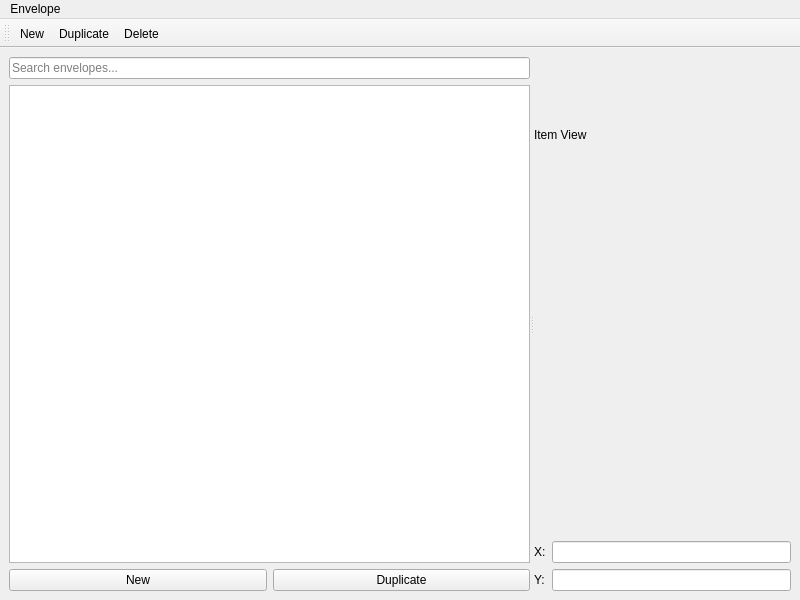
<?xml version="1.0" encoding="UTF-8"?>
<ui version="4.0">
 <class>EnvelopeLibraryWindow</class>
 <widget class="QMainWindow" name="EnvelopeLibraryWindow">
  <property name="geometry">
   <rect>
    <x>0</x>
    <y>0</y>
    <width>800</width>
    <height>600</height>
   </rect>
  </property>
  <property name="windowTitle">
   <string>Envelope Library</string>
  </property>
  <widget class="QWidget" name="centralwidget">
   <layout class="QHBoxLayout" name="horizontalLayout">
    <item>
     <widget class="QSplitter" name="splitter">
      <property name="orientation">
       <enum>Qt::Horizontal</enum>
      </property>
      <widget class="QWidget" name="leftWidget">
       <layout class="QVBoxLayout" name="leftLayout">
        <item>
         <widget class="QLineEdit" name="searchEdit">
          <property name="placeholderText">
           <string>Search envelopes...</string>
          </property>
         </widget>
        </item>
        <item>
         <widget class="QTreeView" name="envelopeTreeView"/>
        </item>
        <item>
         <layout class="QHBoxLayout" name="buttonLayout">
          <item>
           <widget class="QPushButton" name="newButton">
            <property name="text">
             <string>New</string>
            </property>
           </widget>
          </item>
          <item>
           <widget class="QPushButton" name="duplicateButton">
            <property name="text">
             <string>Duplicate</string>
            </property>
           </widget>
          </item>
         </layout>
        </item>
       </layout>
      </widget>
      <widget class="QWidget" name="rightWidget">
       <layout class="QVBoxLayout" name="rightLayout">
        <item>
         <widget class="QLabel" name="itemLabel">
          <property name="text">
           <string>Item View</string>
          </property>
         </widget>
        </item>
        <item>
         <widget class="QWidget" name="itemViewWidget"/>
        </item>
        <item>
         <widget class="QWidget" name="drawingAreaWidget"/>
        </item>
        <item>
         <layout class="QGridLayout" name="valueLayout">
          <item row="0" column="0">
           <widget class="QLabel" name="xLabel">
            <property name="text">
             <string>X:</string>
            </property>
           </widget>
          </item>
          <item row="0" column="1">
           <widget class="QLineEdit" name="xValueEdit"/>
          </item>
          <item row="1" column="0">
           <widget class="QLabel" name="yLabel">
            <property name="text">
             <string>Y:</string>
            </property>
           </widget>
          </item>
          <item row="1" column="1">
           <widget class="QLineEdit" name="yValueEdit"/>
          </item>
         </layout>
        </item>
       </layout>
      </widget>
     </widget>
    </item>
   </layout>
  </widget>
  <widget class="QMenuBar" name="menubar">
   <property name="geometry">
    <rect>
     <x>0</x>
     <y>0</y>
     <width>800</width>
     <height>24</height>
    </rect>
   </property>
   <widget class="QMenu" name="menuEnvelope">
    <property name="title">
     <string>Envelope</string>
    </property>
    <addaction name="actionNew"/>
    <addaction name="actionDuplicate"/>
    <addaction name="actionDelete"/>
   </widget>
   <addaction name="menuEnvelope"/>
  </widget>
  <widget class="QToolBar" name="toolBar">
   <property name="windowTitle">
    <string>toolBar</string>
   </property>
   <attribute name="toolBarArea">
    <enum>TopToolBarArea</enum>
   </attribute>
   <attribute name="toolBarBreak">
    <bool>false</bool>
   </attribute>
   <addaction name="actionNew"/>
   <addaction name="actionDuplicate"/>
   <addaction name="actionDelete"/>
  </widget>
  <action name="actionNew">
   <property name="text">
    <string>New</string>
   </property>
   <property name="shortcut">
    <string>Ctrl+N</string>
   </property>
  </action>
  <action name="actionDuplicate">
   <property name="text">
    <string>Duplicate</string>
   </property>
   <property name="shortcut">
    <string>Ctrl+D</string>
   </property>
  </action>
  <action name="actionDelete">
   <property name="text">
    <string>Delete</string>
   </property>
   <property name="shortcut">
    <string>Del</string>
   </property>
  </action>
 </widget>
 <customwidgets>
  <customwidget>
   <class>EnvLibDrawingArea</class>
   <extends>QWidget</extends>
   <header>EnvLibDrawingArea.hpp</header>
   <container>1</container>
  </customwidget>
 </customwidgets>
 <resources/>
 <connections/>
</ui> 
